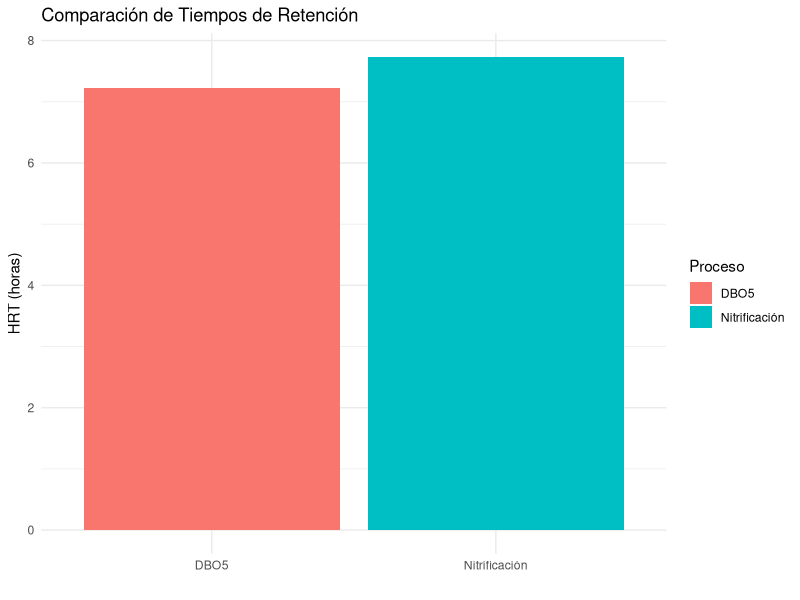
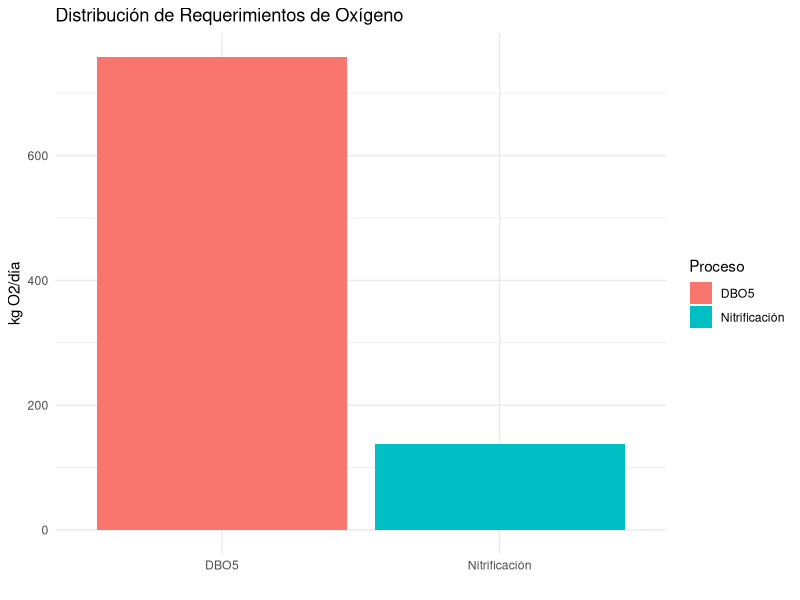

The R source for these figures, in order:
# -----------------------------------------------------------
# Autor: José Juan Torres Martínez  
# Doctorado en Ciencias en Bioprocesos  
# Laboratorio de Biotecnología Molecular de Células Vegetales y Bioinformática  
# -----------------------------------------------------------

# Tema: Cálculo de reactor y requerimientos de oxígeno para lodos activados  
# 
# -----------------------------------------------------------
# DATOS DE ENTRADA
# -----------------------------------------------------------
Q <- 3500                # Caudal (m³/día)
theta_c <- 9             # Tiempo retención celular (días)
X <- 2200                # Concentración microorganismos (mg SSV/L)

# Calidades del agua:
DBO5_in <- 250           # DBO5 influente (mg/L)
DBO5_efl <- 25           # DBO5 efluente (90% remoción)
NTK_in <- 9             # NTK influente (mg/L) #error
NTK_efl <- 0.39          # NTK efluente (99% remoción)

# Coeficientes:
Yb <- 0.5                # Coef. rendimiento DBO5
Yn <- 0.2                # Coef. rendimiento NTK
kd <- 0.05               # Coef. decaimiento (para nitrificación)

# -----------------------------------------------------------
# CÁLCULOS 
# -----------------------------------------------------------

# 1. Cálculo de parámetros U 
U_DBO <- 0.34            # Dato proporcionado en la imagen (kg DBO/kg SSVLM-d)
U_NTK <- (1/theta_c + kd)/Yn  # Ecuación 
U_NTK <- (1/9 + 0.05)/0.2     # = 0.81 kg NTK/kg SSVLM-d

# 2. Cálculo de HRT (Tiempo Retención Hidráulica)
# Para DBO:
HRT_DBO <- (DBO5_in - DBO5_efl)/(X * U_DBO)  # = 0.301 días = 7.2 h

# Para Nitrificación:
# Cálculo de F_N (factor de corrección)
F_N <- 1/(1 + (Yb*(DBO5_in - DBO5_efl))/(Yn*(NTK_in - NTK_efl)))  # = 0.064

HRT_NTK <- (NTK_in - NTK_efl)/((X * F_N) * U_NTK)  # = 0.34 días = 8.2 h

# 3. Volumen del reactor (según etapa limitante)
HRT <- max(HRT_DBO, HRT_NTK)  # Nitrificación es limitante
V_reactor <- Q * HRT           # = 1190 m³

# 4. Cálculo de purga de lodos (Px)
Px <- (V_reactor * X)/(theta_c * 1000)  # = 290.89 kg/día

# 5. Requerimiento de oxígeno (OUR)
OUR <- (1.46 * Q * (DBO5_in - DBO5_efl) * 1e-3 - 1.42 * Px) + 
  (4.57 * Q * (NTK_in - NTK_efl) * 1e-3)  # = 1362 kg O2/día

# -----------------------------------------------------------
# PRESENTACIÓN DE RESULTADOS
# -----------------------------------------------------------
cat("\n----------------------------------------\n")
cat(" RESULTADOS\n")
cat("----------------------------------------\n")

cat("\n1. PARÁMETROS DE DISEÑO:\n")
cat(" - Relación F/M para DBO5:", U_DBO, "kg DBO/kg SSVLM-d\n")
cat(" - Tasa utilización NTK:", round(U_NTK, 2), "kg NTK/kg SSVLM-d\n")
cat(" - Factor de corrección F_N:", round(F_N, 3), "\n")

cat("\n2. TIEMPOS DE RETENCIÓN:\n")
cat(" - HRT para DBO5:", round(HRT_DBO, 3), "días (", round(HRT_DBO*24,1), "h)\n")
cat(" - HRT para nitrificación:", round(HRT_NTK, 3), "días (", round(HRT_NTK*24,1), "h)\n")
cat(" - HRT TOTAL (nitrificación limita):", round(HRT, 3), "días\n")

cat("\n3. DIMENSIONAMIENTO:\n")
cat(" - Volumen reactor:", round(V_reactor, 0), "m³\n")
cat(" - Purga de lodos (Px):", round(Px, 0), "kg/día\n")
cat(" - Oxígeno requerido (OUR):", round(OUR, 0), "kg O2/día\n")

cat("\n----------------------------------------\n")
cat(" NOTAS TÉCNICAS:\n")
cat("----------------------------------------\n")
cat("1. La nitrificación es la etapa limitante (8.2 h vs 7.2 h para DBO5)\n")
cat("2. El oxígeno para nitrificación representa el", 
    round(4.57*Q*(NTK_in-NTK_efl)*1e-3/OUR*100, 1), "% del total\n")

# -----------------------------------------------------------
# GRÁFICO COMPARATIVO
# -----------------------------------------------------------
require(ggplot2)
datos_grafico <- data.frame(
  Proceso = c("DBO5", "Nitrificación"),
  HRT_horas = c(HRT_DBO*24, HRT_NTK*24),
  Oxigeno_kg = c(1.46*Q*(DBO5_in-DBO5_efl)*1e-3 - 1.42*Px, 
                 4.57*Q*(NTK_in-NTK_efl)*1e-3)
)

g1 <- ggplot(datos_grafico, aes(x = Proceso, y = HRT_horas, fill = Proceso)) +
  geom_bar(stat = "identity") +
  labs(title = "Comparación de Tiempos de Retención",
       y = "HRT (horas)", x = "") +
  theme_minimal()

g2 <- ggplot(datos_grafico, aes(x = Proceso, y = Oxigeno_kg, fill = Proceso)) +
  geom_bar(stat = "identity") +
  labs(title = "Distribución de Requerimientos de Oxígeno",
       y = "kg O2/día", x = "") +
  theme_minimal()

# Visualizar gráficos
print(g1)
print(g2)

